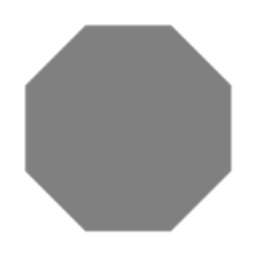
#> input picture playground/images/octagon.png, 256 x 256 px
$ jupyter execute 2a-l5-edge-detection-gradients.ipynb
#> lines starting #> are read from the running program, lines starting #| are printed output that depends on the picture; after the words box and inside, x2 and y2 are one past the last pixel; in counts of white or black regions, pixels touching at a corner belong together
# Gradients
## Imports

[cell 1]
import numpy as np
from matplotlib import pyplot as plt
import cv2 as cv

[cell 2]
img = cv.imread('images/octagon.png', 0)
#> img is the input picture: shape (256, 256); min 128, max 255, mean 186.8
img = img/255 # normalizing the image

img_sobel = cv.Sobel(
   img,
   ddepth=cv.CV_8U,
   dx=1,
   dy=0,
   ksize=3
)
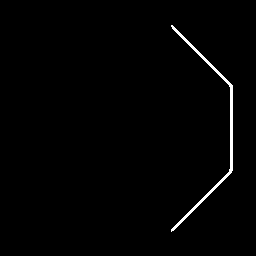
#> img_sobel: shape (256, 256); values 0 (black) and 1 (white), 1.1% white in thin lines or dots, all inside (x1, y1, x2, y2) = (171, 25, 233, 232)

img_sobel_normalized = (img_sobel + 4)/8
plt.subplot(1,3,1), plt.imshow(img_sobel, cmap = 'gray')
plt.title('Original'), plt.xticks([]), plt.yticks([])

plt.subplot(1,3,2), plt.imshow(img_sobel_normalized, cmap = 'gray')
plt.title('Original2'), plt.xticks([]), plt.yticks([])

# # Output dtype = cv.CV_8U
# sobelx8u = cv.Sobel(img,cv.CV_8U, 1, 0, ksize=3)
#
# # Output dtype = cv.CV_64F. Then take its absolute and convert to cv.CV_8U
# sobelx64f = cv.Sobel(img,cv.CV_64F, 1, 0, ksize=3)
#
# abs_sobel64f = np.absolute(sobelx64f)
# sobel_8u = np.uint8(abs_sobel64f)
#
# plt.subplot(1,3,1),plt.imshow(img,cmap = 'gray')
# plt.title('Original'), plt.xticks([]), plt.yticks([])
#
# plt.subplot(1,3,2),plt.imshow(sobelx8u,cmap = 'gray')
# plt.title('Sobel CV_8U'), plt.xticks([]), plt.yticks([])
#
# plt.subplot(1,3,3),plt.imshow(sobel_8u,cmap = 'gray')
# plt.title('Sobel abs(CV_64F)'), plt.xticks([]), plt.yticks([])
#
# plt.show()
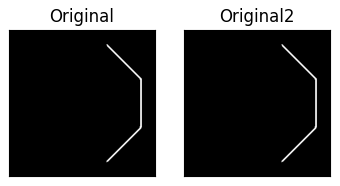
#> figure drawn by matplotlib, 2 panels
